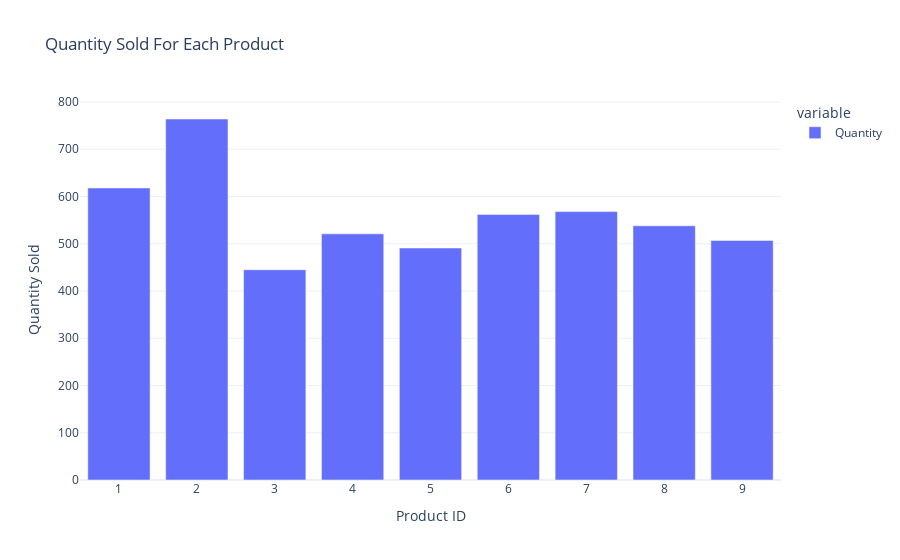

Notebook code for this chart:
### Code cell
fig = px.bar(product, labels = {"index":"Products","value":"Quantity Sold"}, title = "Quantity Sold For Each Product")
fig.show()

### Figure 1 — Plotly figure (JSON) as saved in the notebook; plotly's stock layout.template omitted (floating-point values rounded to 4 significant figures)
{"data": [{"alignmentgroup": "True", "hovertemplate": "variable=Quantity<br>Product ID=%{x}<br>Quantity Sold=%{y}<extra></extra>", "legendgroup": "Quantity", "marker": {"color": "#636efa", "pattern": {"shape": ""}}, "name": "Quantity", "offsetgroup": "Quantity", "orientation": "v", "showlegend": true, "textposition": "auto", "type": "bar", "x": [1, 2, 3, 4, 5, 6, 7, 8, 9], "xaxis": "x", "y": [618, 764, 445, 521, 491, 562, 568, 538, 507], "yaxis": "y"}], "layout": {"barmode": "relative", "legend": {"title": {"text": "variable"}, "tracegroupgap": 0}, "title": {"text": "Quantity Sold For Each Product"}, "xaxis": {"anchor": "y", "domain": [0, 1], "title": {"text": "Product ID"}}, "yaxis": {"anchor": "x", "domain": [0, 1], "title": {"text": "Quantity Sold"}}}}
